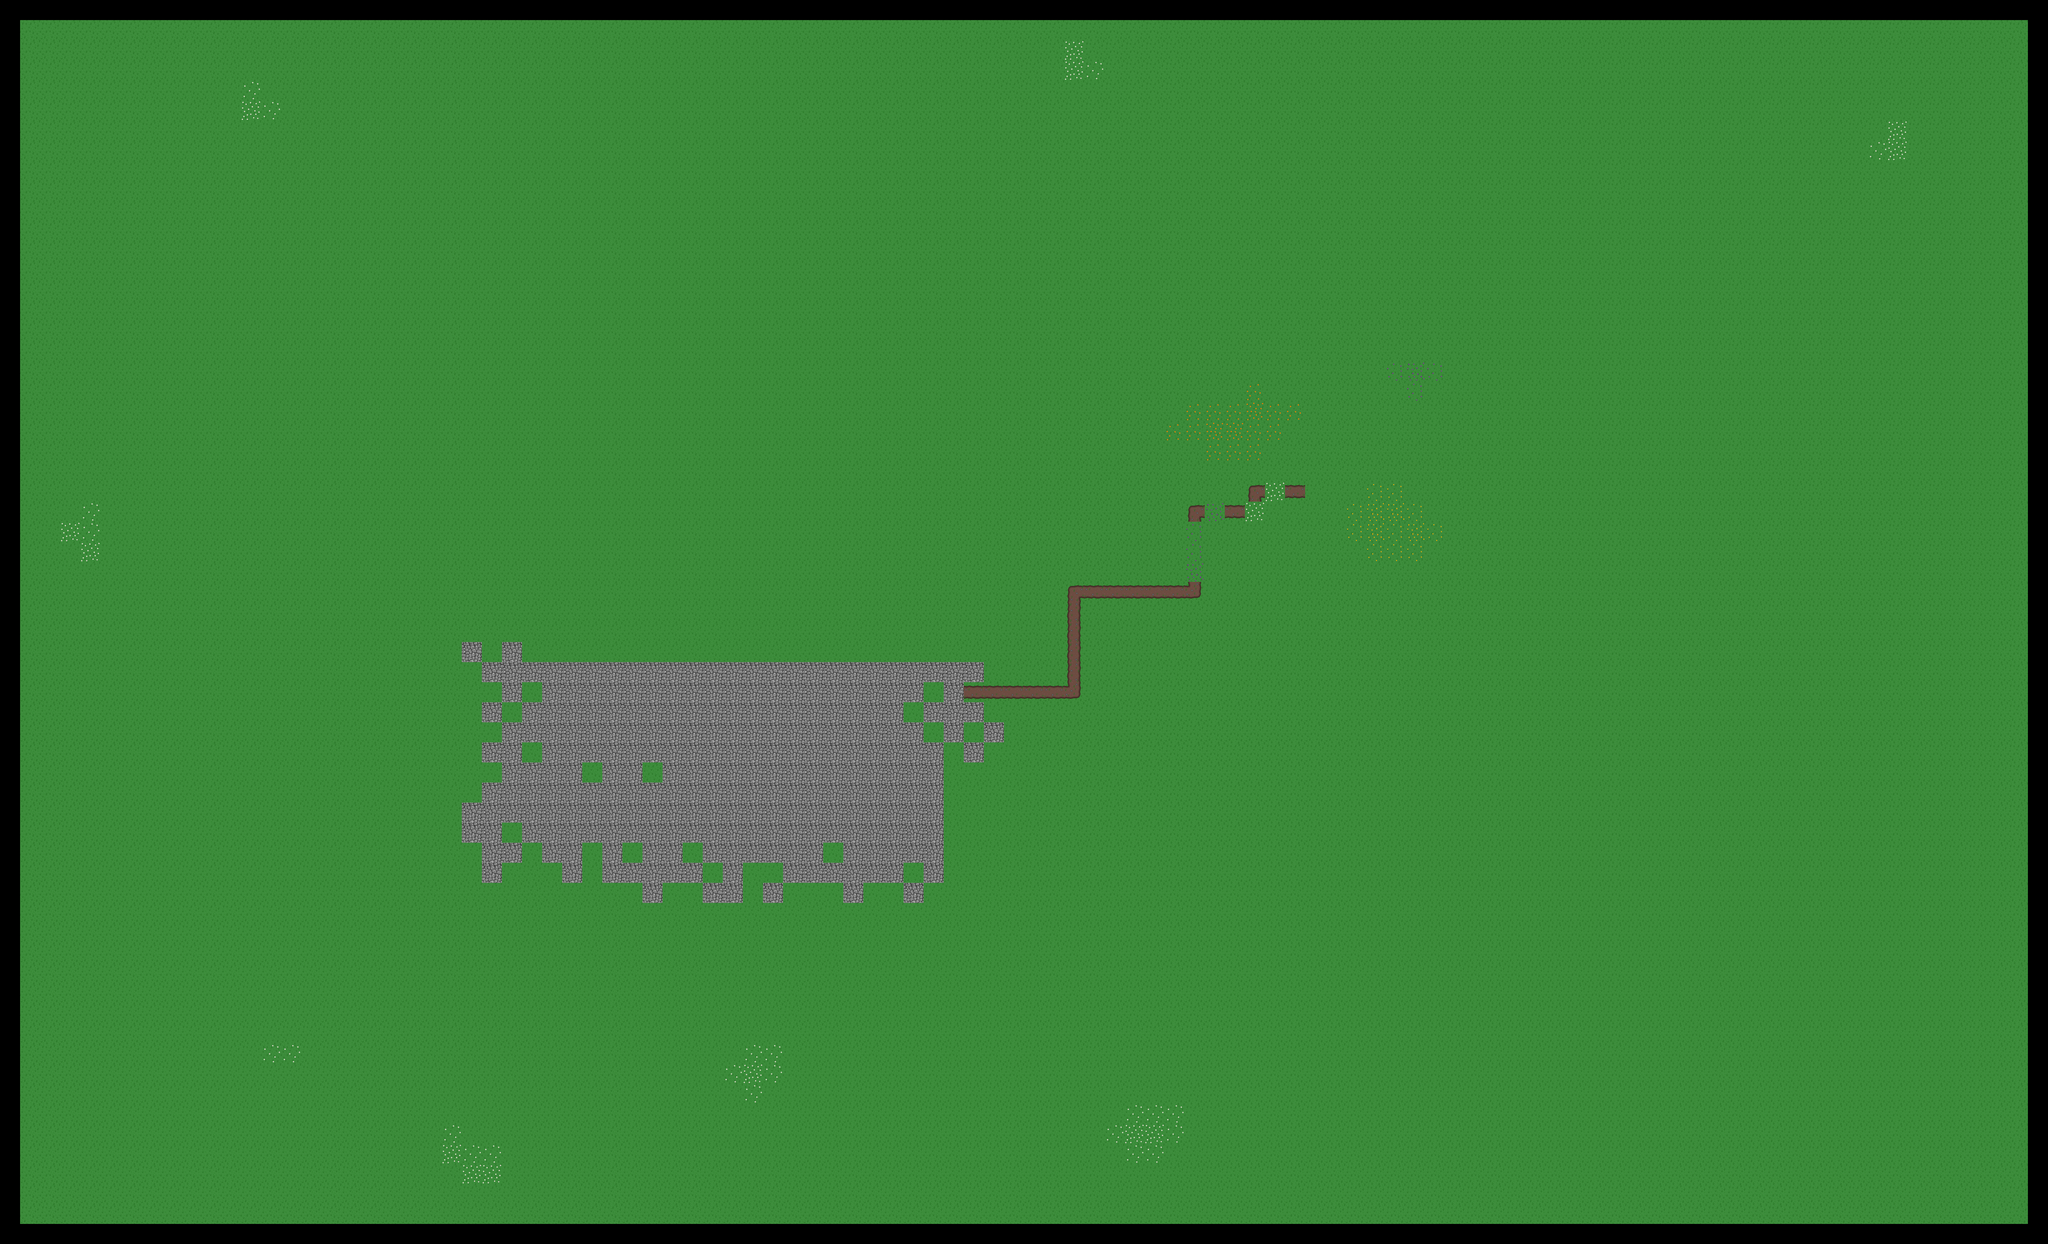

Rendered tile map (Tiled .tmx) drawn with the repository's tilesets; below, a short description and the map source with its tile grids summarised:
An orthogonal 102x62 tile map with 64x64 px tiles, 2 tile layers (ground, trail), 8 tilesets and 808 objects (244x tree_small, 59x empty, 32x tree_big, 21x blueberry, tardis, ...).

<map version="1.10" tiledversion="1.10.2" orientation="orthogonal" renderorder="right-down" width="102" height="62" tilewidth="64" tileheight="64" infinite="0" nextlayerid="10" nextobjectid="1201">
 <tileset firstgid="1" source="ground.tsx" />
 <tileset firstgid="26" source="tardis.tsx" />
 <tileset firstgid="27" source="stone.tsx" />
 <tileset firstgid="29" source="collision.tsx" />
 <tileset firstgid="32" source="tree.tsx" />
 <tileset firstgid="34" source="bush.tsx" />
 <tileset firstgid="36" source="house.tsx" />
 <tileset firstgid="39" source="statue.tsx" />
 <layer id="1" name="ground" width="102" height="62">
  <data>[6324 cells, 6000 non-empty, 9 distinct tile ids]</data>
 </layer>
 <layer id="7" name="trail" width="102" height="62">
  <data>[6324 cells, 269 non-empty, 6 distinct tile ids]</data>
 </layer>
 <objectgroup id="3" name="map_limit">
  <object id="12" gid="29" x="6464" y="64" width="64" height="64" />
  <object id="13" gid="29" x="6464" y="128" width="64" height="64" />
  <object id="14" gid="29" x="6464" y="192" width="64" height="64" />
  <object id="15" gid="29" x="6464" y="256" width="64" height="64" />
  <object id="16" gid="29" x="6464" y="320" width="64" height="64" />
  <object id="17" gid="29" x="6400" y="64" width="64" height="64" />
  <object id="18" gid="29" x="6400" y="64" width="64" height="64" />
  <object id="19" gid="29" x="6336" y="64" width="64" height="64" />
  <object id="20" gid="29" x="6272" y="64" width="64" height="64" />
  <object id="21" gid="29" x="6208" y="64" width="64" height="64" />
  <object id="22" gid="29" x="6144" y="64" width="64" height="64" />
  <object id="23" gid="29" x="6144" y="64" width="64" height="64" />
  <object id="24" gid="29" x="6080" y="64" width="64" height="64" />
  <object id="25" gid="29" x="6016" y="64" width="64" height="64" />
  <object id="26" gid="29" x="5888" y="64" width="64" height="64" />
  <object id="27" gid="29" x="5824" y="64" width="64" height="64" />
  <object id="28" gid="29" x="5952" y="64" width="64" height="64" />
  <object id="29" gid="29" x="5760" y="64" width="64" height="64" />
  <object id="30" gid="29" x="5696" y="64" width="64" height="64" />
  <object id="31" gid="29" x="5632" y="64" width="64" height="64" />
  <object id="32" gid="29" x="5568" y="64" width="64" height="64" />
  <object id="33" gid="29" x="5504" y="64" width="64" height="64" />
  <object id="34" gid="29" x="5440" y="64" width="64" height="64" />
  <object id="35" gid="29" x="5376" y="64" width="64" height="64" />
  <object id="36" gid="29" x="5312" y="64" width="64" height="64" />
  <object id="37" gid="29" x="5248" y="64" width="64" height="64" />
  <object id="38" gid="29" x="5184" y="64" width="64" height="64" />
  <object id="39" gid="29" x="5120" y="64" width="64" height="64" />
  <object id="40" gid="29" x="4992" y="64" width="64" height="64" />
  <object id="41" gid="29" x="4992" y="64" width="64" height="64" />
  <object id="42" gid="29" x="5056" y="64" width="64" height="64" />
  <object id="43" gid="29" x="4928" y="64" width="64" height="64" />
  <object id="44" gid="29" x="4864" y="64" width="64" height="64" />
  <object id="45" gid="29" x="4800" y="64" width="64" height="64" />
  <object id="46" gid="29" x="4736" y="64" width="64" height="64" />
  <object id="47" gid="29" x="4608" y="64" width="64" height="64" />
  <object id="48" gid="29" x="4544" y="64" width="64" height="64" />
  <object id="49" gid="29" x="4480" y="64" width="64" height="64" />
  <object id="50" gid="29" x="4672" y="64" width="64" height="64" />
  <object id="51" gid="29" x="4352" y="64" width="64" height="64" />
  <object id="52" gid="29" x="4416" y="64" width="64" height="64" />
  <object id="53" gid="29" x="4288" y="64" width="64" height="64" />
  <object id="54" gid="29" x="4224" y="64" width="64" height="64" />
  <object id="55" gid="29" x="4160" y="64" width="64" height="64" />
  <object id="56" gid="29" x="4096" y="64" width="64" height="64" />
  <object id="57" gid="29" x="4032" y="64" width="64" height="64" />
  <object id="58" gid="29" x="3968" y="64" width="64" height="64" />
  <object id="59" gid="29" x="3904" y="64" width="64" height="64" />
  <object id="60" gid="29" x="3840" y="64" width="64" height="64" />
  <object id="61" gid="29" x="3776" y="64" width="64" height="64" />
  <object id="62" gid="29" x="3712" y="64" width="64" height="64" />
  <object id="63" gid="29" x="3712" y="64" width="64" height="64" />
  <object id="64" gid="29" x="3648" y="64" width="64" height="64" />
  <object id="65" gid="29" x="3520" y="64" width="64" height="64" />
  <object id="66" gid="29" x="3520" y="64" width="64" height="64" />
  <object id="67" gid="29" x="3520" y="64" width="64" height="64" />
  <object id="68" gid="29" x="3584" y="64" width="64" height="64" />
  <object id="69" gid="29" x="3456" y="64" width="64" height="64" />
  <object id="70" gid="29" x="3392" y="64" width="64" height="64" />
  <object id="71" gid="29" x="3328" y="64" width="64" height="64" />
  <object id="72" gid="29" x="3264" y="64" width="64" height="64" />
  <object id="73" gid="29" x="3136" y="64" width="64" height="64" />
  <object id="74" gid="29" x="3136" y="64" width="64" height="64" />
  <object id="75" gid="29" x="3136" y="64" width="64" height="64" />
  <object id="76" gid="29" x="3200" y="64" width="64" height="64" />
  <object id="77" gid="29" x="3072" y="64" width="64" height="64" />
  <object id="78" gid="29" x="3008" y="64" width="64" height="64" />
  <object id="79" gid="29" x="2944" y="64" width="64" height="64" />
  <object id="80" gid="29" x="2880" y="64" width="64" height="64" />
  <object id="81" gid="29" x="2816" y="64" width="64" height="64" />
  <object id="82" gid="29" x="2752" y="64" width="64" height="64" />
  <object id="83" gid="29" x="2624" y="64" width="64" height="64" />
  <object id="84" gid="29" x="2624" y="64" width="64" height="64" />
  <object id="85" gid="29" x="2688" y="64" width="64" height="64" />
  <object id="86" gid="29" x="2560" y="64" width="64" height="64" />
  <object id="87" gid="29" x="2432" y="64" width="64" height="64" />
  <object id="88" gid="29" x="2368" y="64" width="64" height="64" />
  <object id="89" gid="29" x="2496" y="64" width="64" height="64" />
  <object id="90" gid="29" x="2304" y="64" width="64" height="64" />
  <object id="91" gid="29" x="2176" y="64" width="64" height="64" />
  <object id="92" gid="29" x="2112" y="64" width="64" height="64" />
  <object id="93" gid="29" x="2048" y="64" width="64" height="64" />
  <object id="94" gid="29" x="2240" y="64" width="64" height="64" />
  <object id="95" gid="29" x="1984" y="64" width="64" height="64" />
  <object id="96" gid="29" x="1856" y="64" width="64" height="64" />
  <object id="97" gid="29" x="1920" y="64" width="64" height="64" />
  <object id="98" gid="29" x="1792" y="64" width="64" height="64" />
  <object id="99" gid="29" x="1728" y="64" width="64" height="64" />
  <object id="100" gid="29" x="1664" y="64" width="64" height="64" />
  <object id="101" gid="29" x="1536" y="64" width="64" height="64" />
  <object id="102" gid="29" x="1536" y="64" width="64" height="64" />
  <object id="103" gid="29" x="1600" y="64" width="64" height="64" />
  <object id="104" gid="29" x="1472" y="64" width="64" height="64" />
  <object id="105" gid="29" x="1344" y="64" width="64" height="64" />
  </objectgroup>
 <objectgroup id="4" name="tree">
  <!-- 276 objects omitted --></objectgroup>
 <objectgroup id="5" name="bush">
  <!-- 80 objects omitted --></objectgroup>
 <objectgroup id="2" name="buildings">
  <!-- 78 objects omitted --></objectgroup>
 <objectgroup id="8" name="player">
  <!-- 1 objects omitted --></objectgroup>
 <objectgroup id="9" name="water">
  <!-- 7 objects omitted --></objectgroup>
 <objectgroup id="6" name="statue">
  <!-- 13 objects omitted --></objectgroup>
</map>
<!-- 714 of 808 objects omitted -->
